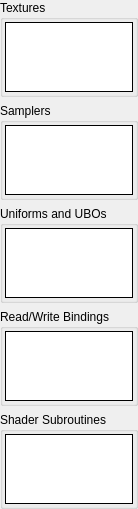
         <widget class="QWidget" name="vsScrollContents">
          <property name="geometry">
           <rect>
            <x>0</x>
            <y>0</y>
            <width>116</width>
            <height>430</height>
           </rect>
          </property>
          <layout class="QVBoxLayout" name="verticalLayout_16">
           <property name="leftMargin">
            <number>0</number>
           </property>
           <property name="topMargin">
            <number>0</number>
           </property>
           <property name="rightMargin">
            <number>0</number>
           </property>
           <property name="bottomMargin">
            <number>0</number>
           </property>
           <item>
            <widget class="CollapseGroupBox" name="vsTexGroup">
             <property name="sizePolicy">
              <sizepolicy hsizetype="Preferred" vsizetype="Expanding">
               <horstretch>0</horstretch>
               <verstretch>1</verstretch>
              </sizepolicy>
             </property>
             <property name="title">
              <string>Textures</string>
             </property>
             <layout class="QHBoxLayout" name="horizontalLayout_4">
              <property name="leftMargin">
               <number>2</number>
              </property>
              <property name="topMargin">
               <number>2</number>
              </property>
              <property name="rightMargin">
               <number>2</number>
              </property>
              <property name="bottomMargin">
               <number>2</number>
              </property>
              <item>
               <widget class="RDTreeWidget" name="vsTextures">
                <property name="frameShape">
                 <enum>QFrame::Box</enum>
                </property>
                <property name="frameShadow">
                 <enum>QFrame::Plain</enum>
                </property>
                <property name="editTriggers">
                 <set>QAbstractItemView::NoEditTriggers</set>
                </property>
                <property name="showDropIndicator" stdset="0">
                 <bool>false</bool>
                </property>
                <property name="rootIsDecorated">
                 <bool>false</bool>
                </property>
                <property name="allColumnsShowFocus">
                 <bool>true</bool>
                </property>
                <attribute name="headerStretchLastSection">
                 <bool>false</bool>
                </attribute>
               </widget>
              </item>
             </layout>
            </widget>
           </item>
           <item>
            <widget class="CollapseGroupBox" name="vsSamplerGroup">
             <property name="sizePolicy">
              <sizepolicy hsizetype="Preferred" vsizetype="Expanding">
               <horstretch>0</horstretch>
               <verstretch>1</verstretch>
              </sizepolicy>
             </property>
             <property name="title">
              <string>Samplers</string>
             </property>
             <layout class="QHBoxLayout" name="horizontalLayout_1">
              <property name="leftMargin">
               <number>2</number>
              </property>
              <property name="topMargin">
               <number>2</number>
              </property>
              <property name="rightMargin">
               <number>2</number>
              </property>
              <property name="bottomMargin">
               <number>2</number>
              </property>
              <item>
               <widget class="RDTreeWidget" name="vsSamplers">
                <property name="frameShape">
                 <enum>QFrame::Box</enum>
                </property>
                <property name="frameShadow">
                 <enum>QFrame::Plain</enum>
                </property>
                <property name="editTriggers">
                 <set>QAbstractItemView::NoEditTriggers</set>
                </property>
                <property name="showDropIndicator" stdset="0">
                 <bool>false</bool>
                </property>
                <property name="rootIsDecorated">
                 <bool>false</bool>
                </property>
                <property name="allColumnsShowFocus">
                 <bool>true</bool>
                </property>
                <attribute name="headerStretchLastSection">
                 <bool>false</bool>
                </attribute>
               </widget>
              </item>
             </layout>
            </widget>
           </item>
           <item>
            <widget class="CollapseGroupBox" name="vsUBOGroup">
             <property name="sizePolicy">
              <sizepolicy hsizetype="Preferred" vsizetype="Expanding">
               <horstretch>0</horstretch>
               <verstretch>1</verstretch>
              </sizepolicy>
             </property>
             <property name="title">
              <string>Uniforms and UBOs</string>
             </property>
             <layout class="QHBoxLayout" name="horizontalLayout_5">
              <property name="leftMargin">
               <number>2</number>
              </property>
              <property name="topMargin">
               <number>2</number>
              </property>
              <property name="rightMargin">
               <number>2</number>
              </property>
              <property name="bottomMargin">
               <number>2</number>
              </property>
              <item>
               <widget class="RDTreeWidget" name="vsUBOs">
                <property name="frameShape">
                 <enum>QFrame::Box</enum>
                </property>
                <property name="frameShadow">
                 <enum>QFrame::Plain</enum>
                </property>
                <property name="editTriggers">
                 <set>QAbstractItemView::NoEditTriggers</set>
                </property>
                <property name="showDropIndicator" stdset="0">
                 <bool>false</bool>
                </property>
                <property name="rootIsDecorated">
                 <bool>false</bool>
                </property>
                <property name="allColumnsShowFocus">
                 <bool>true</bool>
                </property>
                <attribute name="headerStretchLastSection">
                 <bool>false</bool>
                </attribute>
               </widget>
              </item>
             </layout>
            </widget>
           </item>
           <item>
            <widget class="CollapseGroupBox" name="vsReadWriteGroup">
             <property name="sizePolicy">
              <sizepolicy hsizetype="Preferred" vsizetype="Expanding">
               <horstretch>0</horstretch>
               <verstretch>1</verstretch>
              </sizepolicy>
             </property>
             <property name="title">
              <string>Read/Write Bindings</string>
             </property>
             <layout class="QHBoxLayout" name="horizontalLayout_17">
              <property name="leftMargin">
               <number>2</number>
              </property>
              <property name="topMargin">
               <number>2</number>
              </property>
              <property name="rightMargin">
               <number>2</number>
              </property>
              <property name="bottomMargin">
               <number>2</number>
              </property>
              <item>
               <widget class="RDTreeWidget" name="vsReadWrite">
                <property name="frameShape">
                 <enum>QFrame::Box</enum>
                </property>
                <property name="frameShadow">
                 <enum>QFrame::Plain</enum>
                </property>
                <property name="editTriggers">
                 <set>QAbstractItemView::NoEditTriggers</set>
                </property>
                <property name="showDropIndicator" stdset="0">
                 <bool>false</bool>
                </property>
                <property name="rootIsDecorated">
                 <bool>false</bool>
                </property>
                <property name="allColumnsShowFocus">
                 <bool>true</bool>
                </property>
                <attribute name="headerStretchLastSection">
                 <bool>false</bool>
                </attribute>
               </widget>
              </item>
             </layout>
            </widget>
           </item>
           <item>
            <widget class="CollapseGroupBox" name="vsSubroutineGroup">
             <property name="sizePolicy">
              <sizepolicy hsizetype="Preferred" vsizetype="Expanding">
               <horstretch>0</horstretch>
               <verstretch>1</verstretch>
              </sizepolicy>
             </property>
             <property name="title">
              <string>Shader Subroutines</string>
             </property>
             <layout class="QHBoxLayout" name="horizontalLayout_40">
              <property name="leftMargin">
               <number>2</number>
              </property>
              <property name="topMargin">
               <number>2</number>
              </property>
              <property name="rightMargin">
               <number>2</number>
              </property>
              <property name="bottomMargin">
               <number>2</number>
              </property>
              <item>
               <widget class="RDTreeWidget" name="vsSubroutines">
                <property name="frameShape">
                 <enum>QFrame::Box</enum>
                </property>
                <property name="frameShadow">
                 <enum>QFrame::Plain</enum>
                </property>
                <property name="editTriggers">
                 <set>QAbstractItemView::NoEditTriggers</set>
                </property>
                <property name="showDropIndicator" stdset="0">
                 <bool>false</bool>
                </property>
                <property name="rootIsDecorated">
                 <bool>false</bool>
                </property>
                <property name="allColumnsShowFocus">
                 <bool>true</bool>
                </property>
                <attribute name="headerStretchLastSection">
                 <bool>false</bool>
                </attribute>
               </widget>
              </item>
             </layout>
            </widget>
           </item>
           <item>
            <spacer name="verticalSpacer_2">
             <property name="orientation">
              <enum>Qt::Vertical</enum>
             </property>
             <property name="sizeType">
              <enum>QSizePolicy::MinimumExpanding</enum>
             </property>
             <property name="sizeHint" stdset="0">
              <size>
               <width>0</width>
               <height>0</height>
              </size>
             </property>
            </spacer>
           </item>
          </layout>
         </widget>
